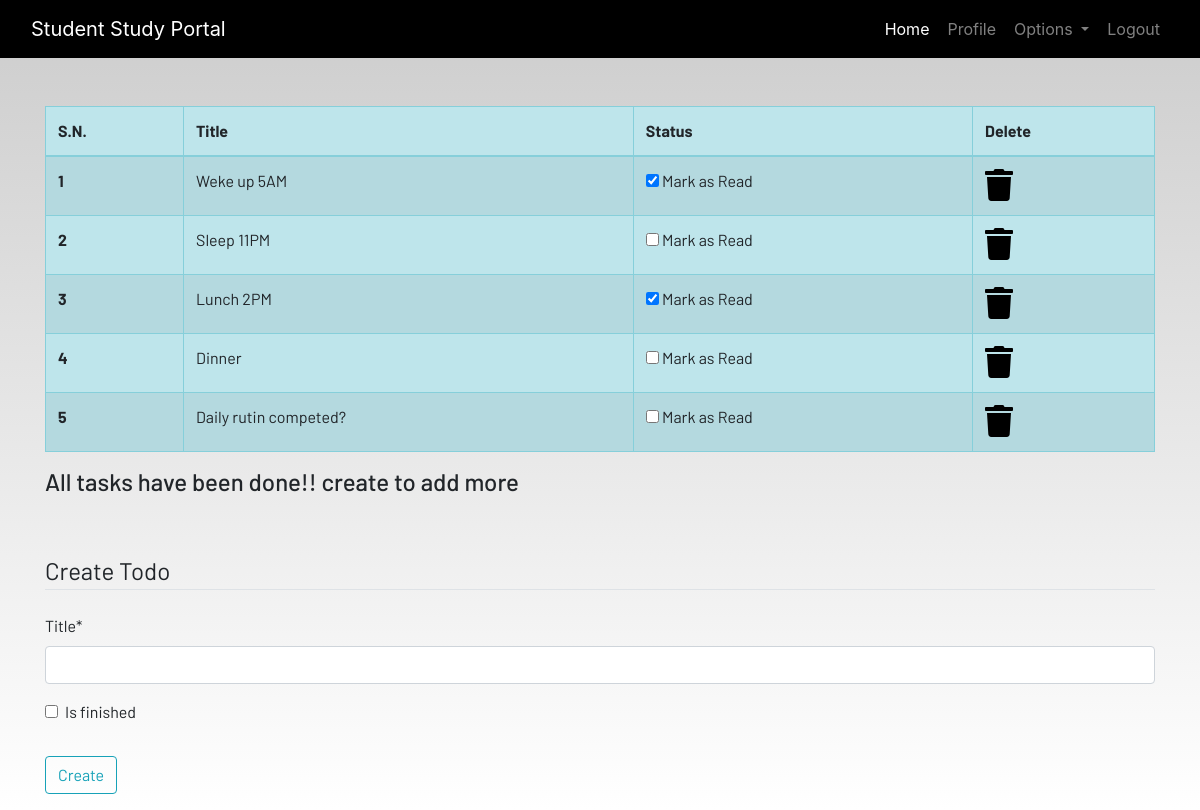
The page /todo/ (signed in) on the database as committed earlier.
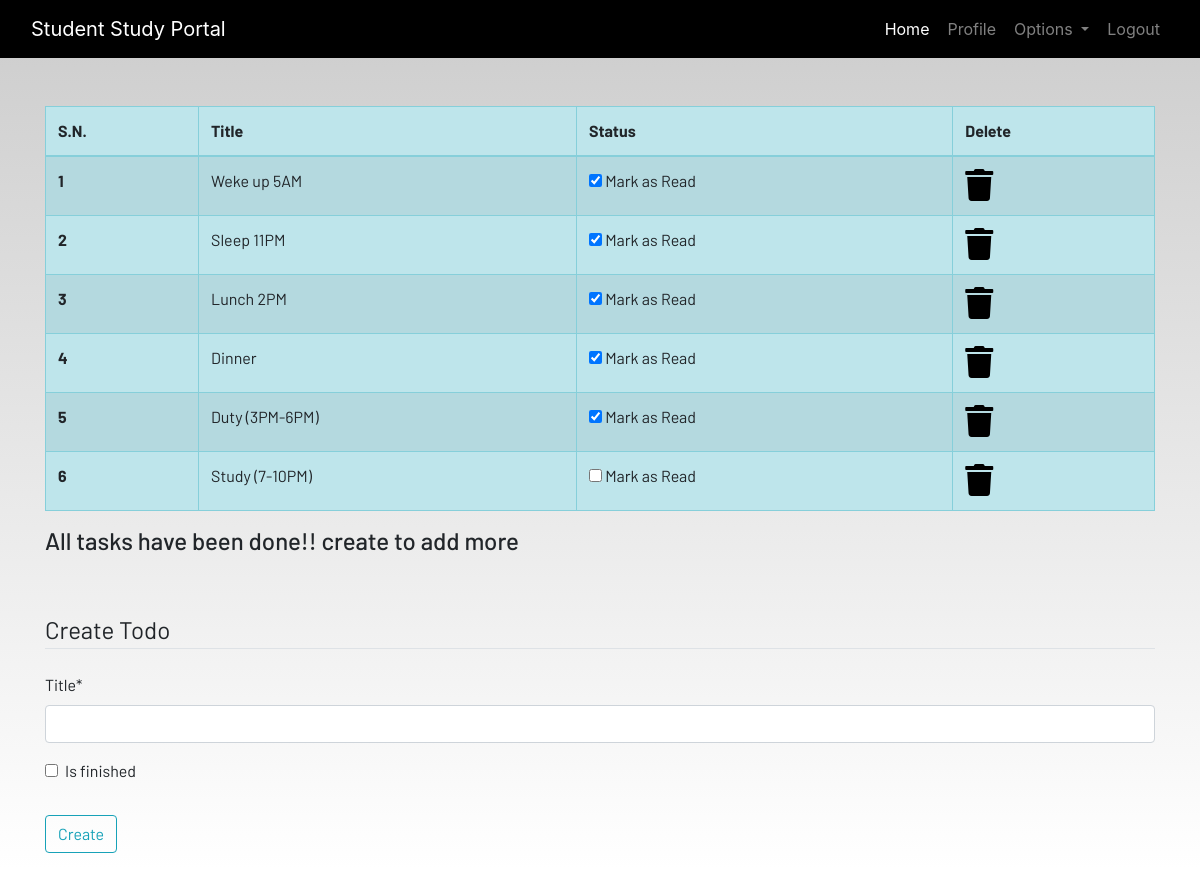
The same page on the database as committed later.
### dashboard/models.py (models this page shows, shortened)
class Todo(models.Model):
    user = models.ForeignKey(User, on_delete=models.CASCADE)
    title = models.CharField(max_length=50)
    is_finished = models.BooleanField(default=False)

### dashboard/views.py (the view)
# urls.py: path('todo/', views.TodoApp, name='todo'),
@login_required
def TodoApp(request):
    if request.method == 'POST':
        form = TodoForm(request.POST)
        if form.is_valid():
            try:
                finished = request.POST['is_finished']
                if finished == 'on':
                    finished = True
                else:
                    finished = False
            except:
                finished = False
            todos = Todo(
                user = request.user,
                title = request.POST['title'],
                is_finished = finished
            )
            todos.save()
            messages.success(request, f"Title Added Successfully by {request.user.username}!")
            return redirect('todo')
    else:
        form = TodoForm()
    todo = Todo.objects.filter(user=request.user)
    if len(todo) == 0:
        todos_done = True
    else:
        todos_done = False
    context = {
        'form': form,
        'todo': todo,
        'todos_done': todos_done,
    }
    return render(request, 'dashboard/todo.html', context)

### dashboard/forms.py
class TodoForm(forms.ModelForm):
    class Meta:
        model = Todo
        fields = ['title', 'is_finished']

### dashboard/templates/dashboard/todo.html (shortened to what this page needs)
{% extends 'dashboard/base.html' %}
{% load static %}
{% load crispy_forms_tags %}
{% block content %}
<div class="container">
    <table class="table table-striped table-bordered table-hover table-info">
        <thead>
            <tr>
                <th scope="col">S.N.</th>
                <th scope="col">Title</th>
                <th scope="col">Status</th>
                <th scope="col">Delete</th>
            </tr>
        </thead>
        <tbody>
            {% for t in todo %}
            <tr>
                <th>{{ forloop.counter }}</th>
                <td>{{t.title}}</td>
                <td>
                    <form action="{% url 'update_todo' t.pk %}" method="POST">
                        <input type="checkbox" onchange="this.form.submit()"
                            {% if t.is_finished %} checked {% endif %}>
                            Mark as Read
                    </form>
                </td>
                <td><a href="{% url 'delete_todo' t.pk %}"><i class="fa fa-trash fa-2x"></i></a></td>
            </tr>
            {% endfor %}
        </tbody>
    </table>
    <h4>All tasks have been done!! create to add more</h4>
</div><br><br>
<div class="container">
    <form method="POST">
        <fieldset class="form-group">
            <legend class="border-bottom mb-4">Create Todo</legend>
            {{ form | crispy }}
        </fieldset>
        <div class="form-group">
            <button href="" class="btn btn-outline-info" type="submit">
                Create
            </button>
        </div>
    </form>
</div>
{% endblock content %}

### dashboard/templates/dashboard/base.html (shortened to what this page needs)
<!DOCTYPE html>
{% load static %}
<html lang="en">
<head>
  <link rel="stylesheet" href="https://stackpath.bootstrapcdn.com/bootstrap/4.3.1/css/bootstrap.min.css"
 />
  <link rel="stylesheet" href="https://use.fontawesome.com/releases/v5.7.2/css/all.css"
 />
  <link rel="stylesheet" href="{% static 'css/main.css' %}" />
</head>
<body>
  <header>
    <nav class="navbar navbar-expand-lg navbar-dark bg-dark">
      <div class="container-fluid">
        <a class="navbar-brand" href="{% url 'home' %}">Student Study Portal</a>
        <div class="collapse navbar-collapse justify-content-end" id="navbarSupportedContent">
          <ul class="navbar-nav mb-2 mb-lg-0">
            <li class="nav-item">
              <a class="btn btn-link nav-link active" aria-current="page" href="{% url 'home' %}">Home</a>
            </li>
          {% if user.is_authenticated %}
            <li class="nav-item">
              <a class="btn btn-link nav-link" href="{% url 'profile' %}">Profile</a>
            </li>
            <li class="nav-item dropdown">
              <a class="btn btn-link nav-link dropdown-toggle" href="#" id="navbarDropdown" role="button" data-toggle="dropdown"
                aria-haspopup="true" aria-expanded="false">
                Options
              </a>
            </li>
            <li class="nav-item">
              <form action="{% url 'logout' %}" method="post">
                <button type="submit" class="btn btn-link nav-link">Logout</button>
              </form>
            </li>
          {% endif %}
          </ul>
        </div>
      </div>
    </nav>
  </header>
  <br /><br />
  <main>
    {% block content %}
    {% endblock content %}
  </main>
</body>
</html>

### static/css/main.css (style rules this page uses)
html { scroll-behavior: smooth; height: 100%; width: 100%; }
main { font-family: Barlow, Quicksand, Rubik, sans-serif, serif, 'Times New Roman', Times, serif !important; }
.navbar { background-color: rgb(0, 0, 0) !important; }
a { text-decoration: none !important; color: black; }
html, body { max-width: 100%; overflow-x: hidden; height: 100%; width: 100%; }
body { background: linear-gradient(rgba(0, 0, 0, 0.2), rgba(255, 255, 255, 0.5)); overflow-x: hidden; background-repeat: no-repeat; }
.fa { color: black; }

Rows that differ between the two databases and show on the page:
removed Todo: title "Daily rutin competed?"
changed Todo "Sleep 11PM": is_finished "☐" → "☑"
changed Todo "Dinner": is_finished "☐" → "☑"
added Todo: title "Duty (3PM-6PM)", is_finished "☑"
added Todo: title "Study (7-10PM)"
